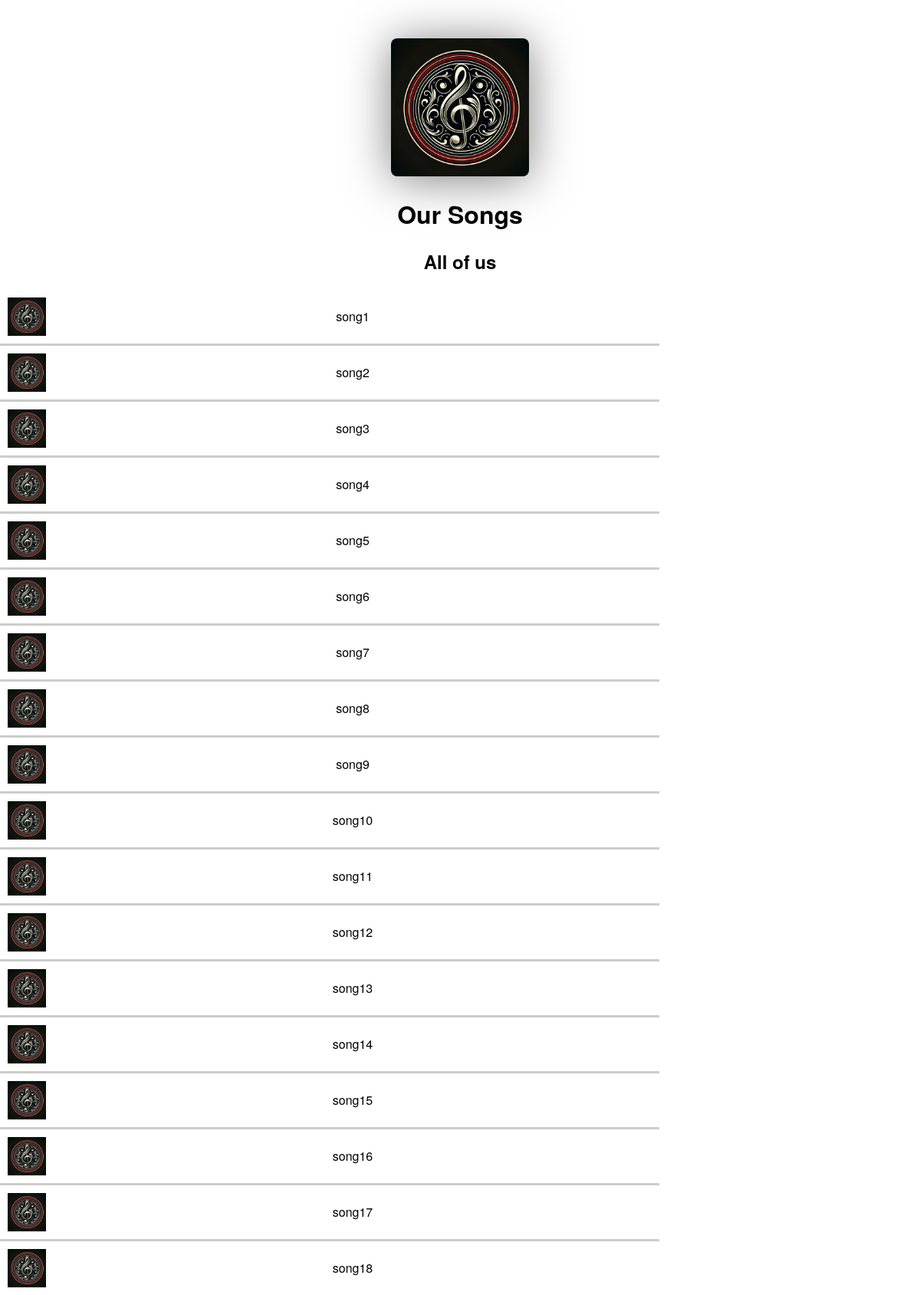
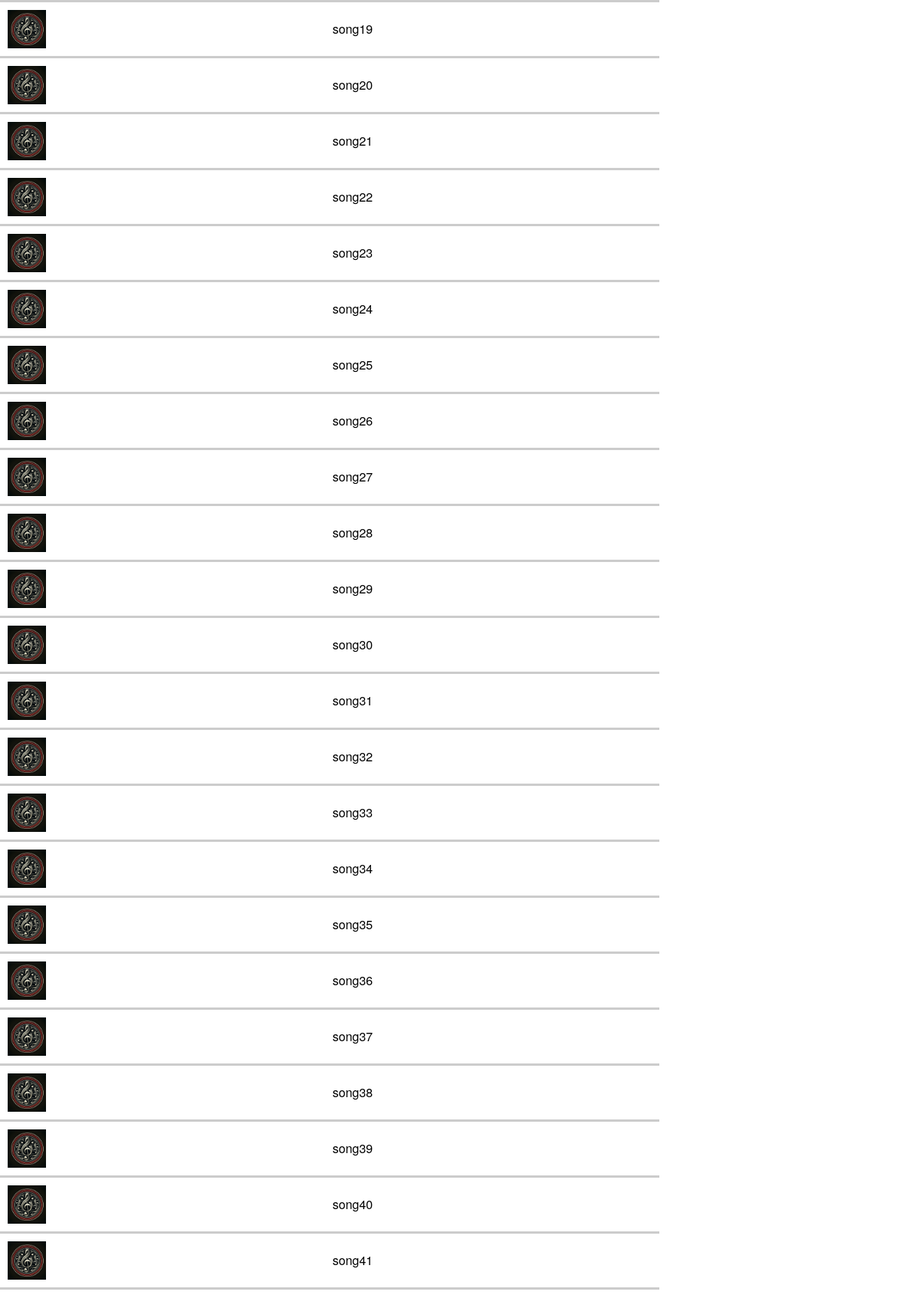
Page /musicplayer/album/ (upper part) on the committed database (2 pictures, top to bottom).
### musicplayer/models.py (models this page shows)
class Album(models.Model):
    title = models.CharField(max_length=200)
    artist = models.CharField(max_length=200)
    cover = models.ImageField(upload_to='covers/')

class Song(models.Model):
    album = models.ForeignKey(Album, related_name='songs', on_delete=models.CASCADE)
    title = models.CharField(max_length=200)
    audio_file = models.FileField(upload_to='songs/')

### musicplayer/views.py (the view)
# urls.py: path('album/', album_view, name='album-view'),
def album_view(request, ):
    album = Album.objects.first()
    songs = album.songs.all()
    songs_data = serializers.serialize('json', songs)
    return render(request, 'musicplayer/album.html', {
        'album': album,
        'songs_data': songs_data
    })

### musicplayer/templates/musicplayer/album.html (shortened to what this page needs)
{% load static %}
<!DOCTYPE html>
<html lang="en">
<head>
    <link rel="stylesheet" href="{% static 'css/style.css' %}">
</head>
<body>
    <div class="album-container">
        <div class="album-artwork">
            <img src="{{ album.cover.url }}" alt="Album Cover">
        </div>
        <div class="album-info">
            <h1>{{ album.title }}</h1>
            <h2>{{ album.artist }}</h2>
        </div>
        <div class="song-list">
            <ul id="songList" class="centered">
                {% for song in album.songs.all %}
                <li data-index="{{ forloop.counter0 }}" data-audio="{{song.audio_file.url}}">
                    <img src="{{ album.cover.url }}" alt="Album Cover" class="song-thumb">
                    <span class="song-title">{{ song.title }}</span>
                </li>
                {% endfor %}
            </ul>
        </div>
    </div>
</body>
</html>

### musicplayer/static/css/style.css (style rules this page uses)
body { font-family: 'Helvetica Neue', Helvetica, Arial, sans-serif; background-color: white; color: black; margin: 0; padding-top: 50px; }
.album-container { text-align: center; padding-bottom: 120px; }
.album-artwork img { max-width: 15%; height: auto; border-radius: 8px; box-shadow: 0 4px 60px rgba(0,0,0,0.5); }
.album-info { margin: 20px 0; }
.song-list ul { margin: 0 auto; list-style: none; padding: 0; margin: 0; display: flex; flex-direction: column; align-items: flex-start; width: 70%; }
.song-list li { display: flex; align-items: center; justify-content: space-between; padding: 10px; border-bottom: 3px solid #ccc; width: 100%; transition: background-color 0.3s ease; }
.song-title { flex-grow: 1; }
.centered { display: flex; justify-content: center; list-style: none; padding: 0; }
.song-thumb { width: 50px; height: 50px; margin-right: 10px; }

### rows in the picture
Album: cover (picture), title "Our Songs", artist "All of us"
Song: cover (picture), title "song1"
Song: cover (picture), title "song2"
Song: cover (picture), title "song3"
Song: cover (picture), title "song4"
Song: cover (picture), title "song5"
Song: cover (picture), title "song6"
Song: cover (picture), title "song7"
Song: cover (picture), title "song8"
Song: cover (picture), title "song9"
Song: cover (picture), title "song10"
Song: cover (picture), title "song11"
Song: cover (picture), title "song12"
Song: cover (picture), title "song13"
Song: cover (picture), title "song14"
Song: cover (picture), title "song15"
Song: cover (picture), title "song16"
Song: cover (picture), title "song17"
Song: cover (picture), title "song18"
Song: cover (picture), title "song19"
Song: cover (picture), title "song20"
Song: cover (picture), title "song21"
Song: cover (picture), title "song22"
Song: cover (picture), title "song23"
Song: cover (picture), title "song24"
Song: cover (picture), title "song25"
Song: cover (picture), title "song26"
Song: cover (picture), title "song27"
Song: cover (picture), title "song28"
Song: cover (picture), title "song29"
Song: cover (picture), title "song30"
Song: cover (picture), title "song31"
Song: cover (picture), title "song32"
Song: cover (picture), title "song33"
Song: cover (picture), title "song34"
Song: cover (picture), title "song35"
Song: cover (picture), title "song36"
Song: cover (picture), title "song37"
Song: cover (picture), title "song38"
Song: cover (picture), title "song39"
Song: cover (picture), title "song40"
Song: cover (picture), title "song41"
